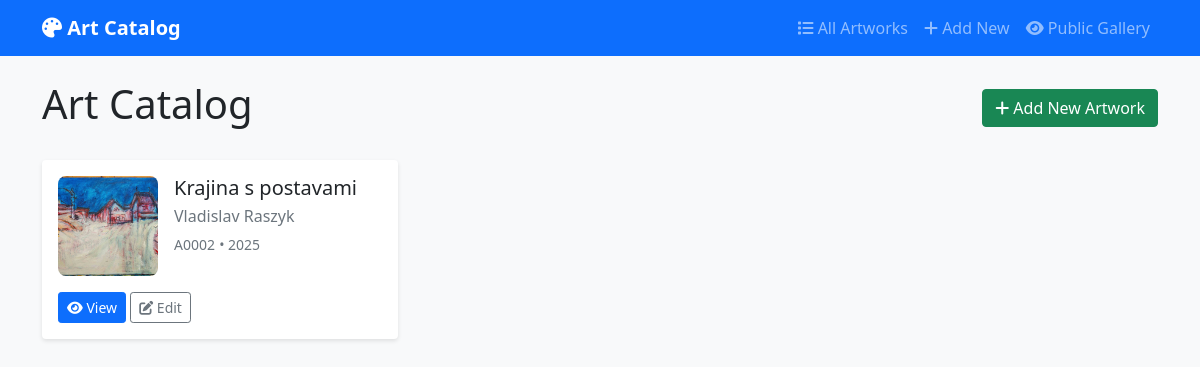
The page / on the database its author committed.
### app/db.py (models this page shows)
class Artwork(SQLModel, table=True):
    id: Optional[int] = Field(default=None, primary_key=True)
    artwork_id: str = Field(index=True, unique=True)
    title: str
    artist_name: str = "Vladislav Raszyk"
    year: str = ""
    medium: str = ""
    surface: str = ""
    width_cm: float = 0.0
    height_cm: float = 0.0
    depth_cm: float = 0.0
    description: str = ""
    keywords: str = ""
    primary_image: str = ""
    web_slug: str = Field(index=True, default="")
    created_at: datetime = Field(default_factory=datetime.utcnow)

### app/main1.py (the view)
@app.get("/", response_class=HTMLResponse)
async def home(request: Request, session: Session = Depends(get_session)):
    artworks = session.exec(select(Artwork).order_by(Artwork.created_at.desc())).all()
    return templates.TemplateResponse("artworks/list.html", {
        "request": request,
        "artworks": artworks,
        "page_title": "Art Catalog"
    })

### app/templates/artworks/list.html (shortened to what this page needs)
{% extends "base.html" %}
{% block content %}
<div class="d-flex justify-content-between align-items-center mb-4">
    <h1>{{ page_title }}</h1>
    <a href="/artworks/new" class="btn btn-success">
        <i class="fas fa-plus"></i> Add New Artwork
    </a>
</div>
{% if artworks %}
<div class="row">
    {% for artwork in artworks %}
    <div class="col-md-6 col-lg-4 mb-4">
        <div class="card h-100">
            <div class="card-body">
                <div class="d-flex align-items-start">
                    {% if artwork.primary_image %}
                    <img src="{{ artwork.primary_image }}" alt="{{ artwork.title }}" class="artwork-thumbnail me-3 flex-shrink-0">
                    {% else %}
                    <div class="artwork-thumbnail me-3 flex-shrink-0 bg-light d-flex align-items-center justify-content-center">
                        <i class="fas fa-image text-muted"></i>
                    </div>
                    {% endif %}
                    <div class="flex-grow-1">
                        <h5 class="card-title mb-1">{{ artwork.title }}</h5>
                        <p class="text-muted mb-1">{{ artwork.artist_name }}</p>
                        <small class="text-muted">{{ artwork.artwork_id }}</small>
                        {% if artwork.year %}
                        <small class="text-muted"> • {{ artwork.year }}</small>
                        {% endif %}
                    </div>
                </div>
                <div class="mt-3">
                    <a href="/artworks/{{ artwork.artwork_id }}" class="btn btn-primary btn-sm">
                        <i class="fas fa-eye"></i> View
                    </a>
                    <a href="/artworks/{{ artwork.artwork_id }}/edit" class="btn btn-outline-secondary btn-sm">
                        <i class="fas fa-edit"></i> Edit
                    </a>
                </div>
            </div>
        </div>
    </div>
    {% endfor %}
</div>
{% endif %}
{% endblock %}

### app/templates/base.html (style rules this page uses)
body { background-color: #f8f9fa; }
.card { border: none; box-shadow: 0 2px 4px rgba(0,0,0,0.1); }
.artwork-thumbnail { width: 100px; height: 100px; object-fit: cover; border-radius: 8px; }

### rows shown on the page
Artwork: primary_image (picture), title "Krajina s postavami", artist_name "Vladislav Raszyk", artwork_id "A0002", year "2025"

### other values the page prints
{{ page_title }} "Art Catalog"
